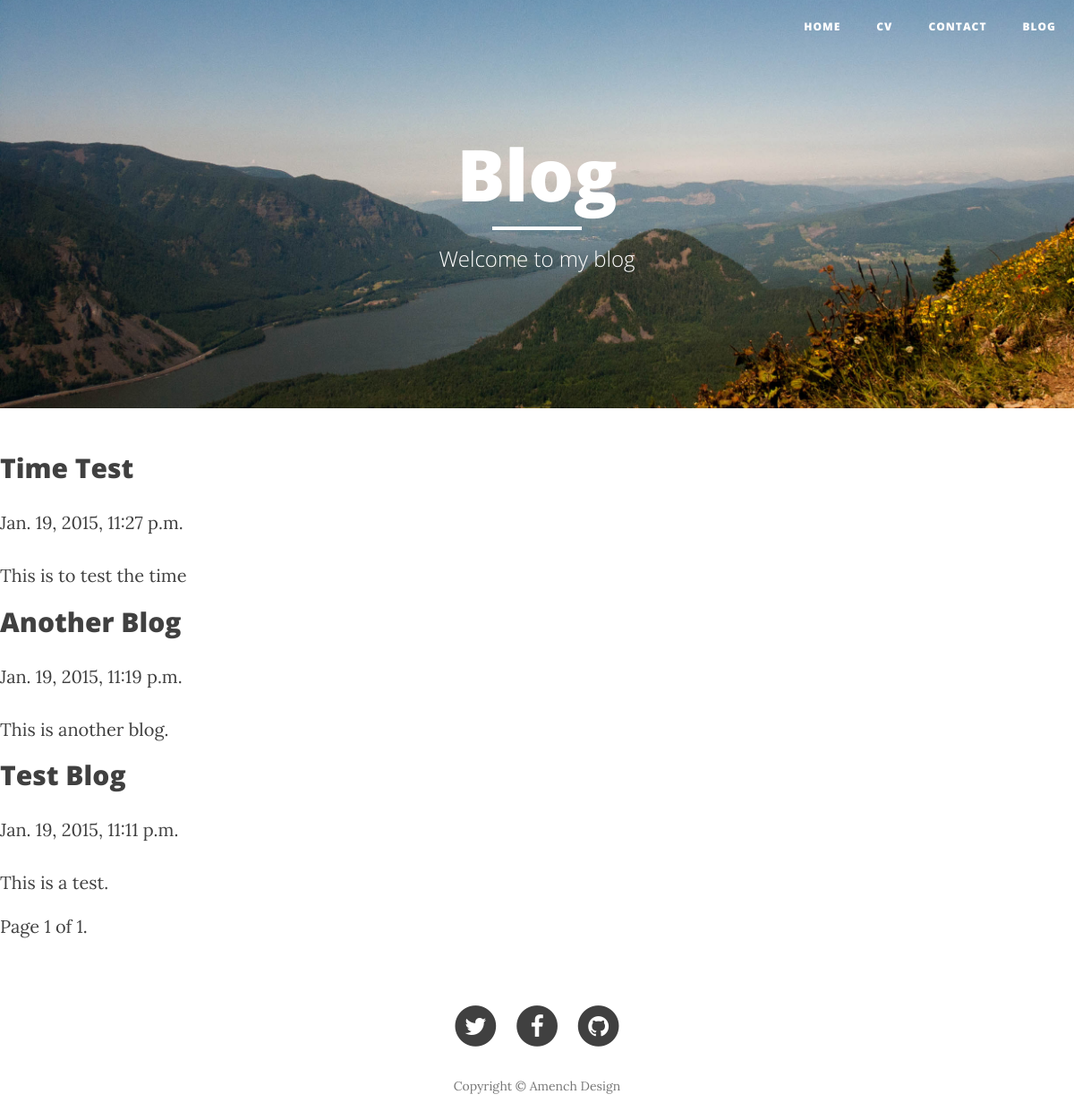
/blog/, run on an earlier commit of the app's database.
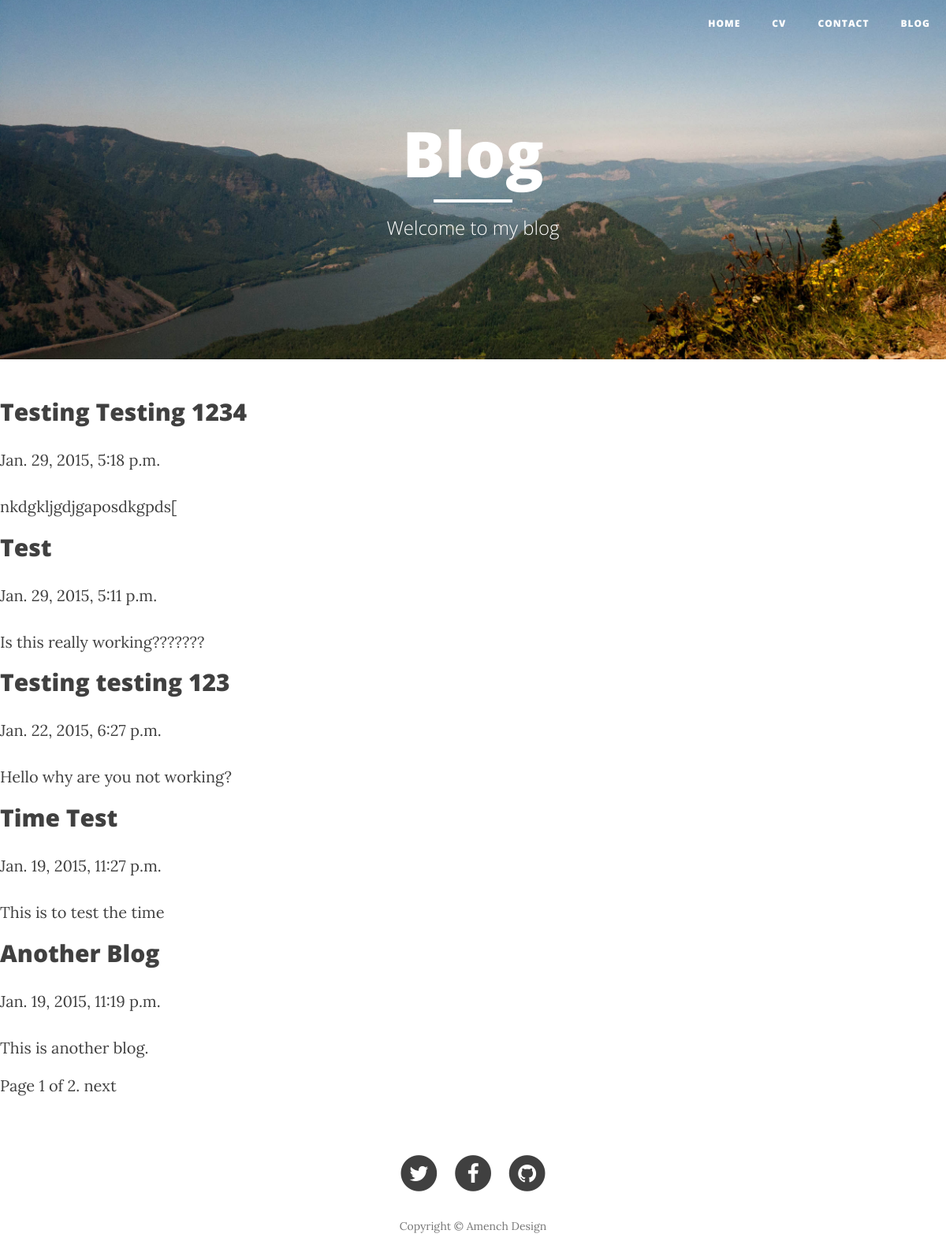
And on a later commit of the database.
### blog/models.py (models this page shows, shortened)
class Entry(models.Model):
    title = models.CharField(max_length=200)
    body = models.TextField()
    slug = models.SlugField(max_length=200, unique=True)
    publish = models.BooleanField(default=True)
    created = models.DateTimeField(auto_now_add=True)
    modified = models.DateTimeField(auto_now=True)
    tags = models.ManyToManyField(Tag)
    objects = EntryQuerySet.as_manager()
    class Meta:
        verbose_name = "Blog Entry"
        verbose_name_plural = "Blog Entries"
        ordering = ["-created"]

### blog/views.py (the view)
# urls.py: url(r'^', include('blog.urls')),
def blog(request):
    context_dict = {}
    template_name = "blog.html"
    paginate_by = 2
    blog_list = models.Entry.objects.published()
    paginator = Paginator(blog_list, 5) # Show 25 contacts per page
    page = request.GET.get('page')
    try:
        blogs = paginator.page(page)
    except PageNotAnInteger:
        blogs = paginator.page(1)
    except EmptyPage:
        blogs = paginator.page(paginator.num_pages)
    context_dict['object_list'] = blogs
    return render_to_response("blog.html", context_dict)

### blog/models.py (called while the page is built)
    def published(self):
        return self.filter(publish=True)

### blog/templates/blog.html (shortened to what this page needs)
{% extends "base.html" %}
{% load django_markdown %}
{% load static %}
{% block bodyblock %}
<header class="intro-header" style="background-image: url('/static/img/bg3.jpg')">
        <div class="container">
            <div class="row">
                <div class="col-lg-8 col-lg-offset-2 col-md-10 col-md-offset-1">
                    <div class="site-heading">
                        <h1>Blog</h1>
                        <hr class="small">
                        <span class="subheading">Welcome to my blog</span>
                    </div>
                </div>
            </div>
        </div>
    </header>
{% for object in object_list %}
<div class="post">
    <h2>{{ object.title }}</h2>
    <p class="meta">
      {{ object.created }}
    </p>
    {{ object.body|markdown }}
  </div>
    {% endfor %}
<div class="pagination">
    <span class="step-links">
        <span class="current">
            Page {{ object_list.number }} of {{ object_list.paginator.num_pages }}.
        </span>
        {% if object_list.has_next %}
            <a href="?page={{ object_list.next_page_number }}">next</a>
        {% endif %}
    </span>
</div>
{% endblock bodyblock %}

What changed in the data, as far as the page shows it:
no longer on this page (row unchanged): Entry: title "Test Blog", created "Jan. 19, 2015, 11:11 p.m.", body "This is a test."
added Entry: title "Testing Testing 1234", created "Jan. 29, 2015, 5:18 p.m.", body "nkdgkljgdjgaposdkgpds["
added Entry: title "Test", created "Jan. 29, 2015, 5:11 p.m.", body "Is this really working???????"
added Entry: title "Testing testing 123", created "Jan. 22, 2015, 6:27 p.m.", body "Hello why are you not working?"
Also different on the page:
{{ object_list.paginator.num_pages }}: "1" → "2"
text now shown: "next"
